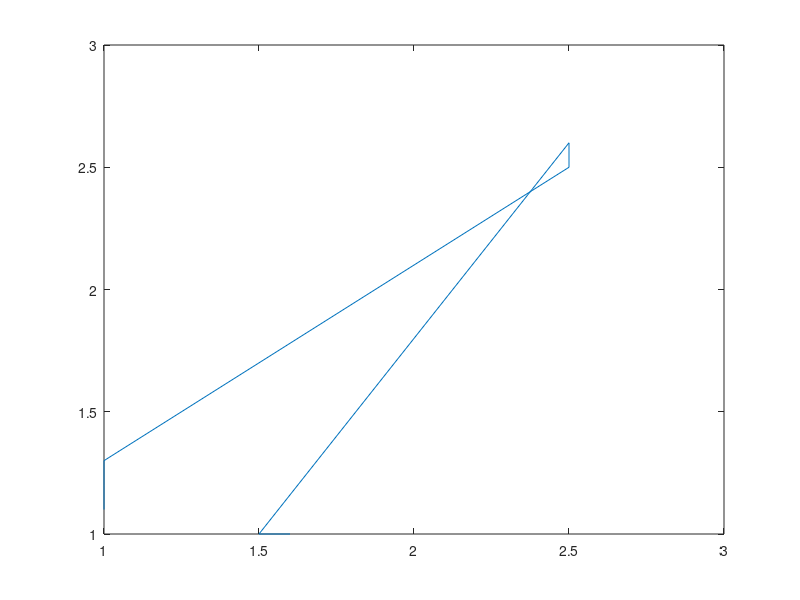

MATLAB code to generate this figure: (Note: this script raises an error after producing the figure.)
clear; close all; clc

q = [0; 0];
q_goal = [2; 2];
q_o = 1*[1, 1.1; 1, 1.2; 1, 1.3; 2.5, 2.5; 2.5, 2.6; 1.5, 1; 1.6,1]';
Ts = 0.01;
k_a = 10; k_r = 10;

q_next = q;
figure
plot(q_o(1,:), q_o(2,:));
hold on
for i = 1:100
    q_next = [q_next, artificialPotential(q_next(:,i), q_goal, q_o, Ts, k_a, k_r)];
    [tilde, f, U] = artificialPotential(q_next(:,i), q_goal, q_o, Ts, k_a, k_r)
    scatter(q_next(1,i),q_next(2,i))
    hold on
    pause(0.1)
end
